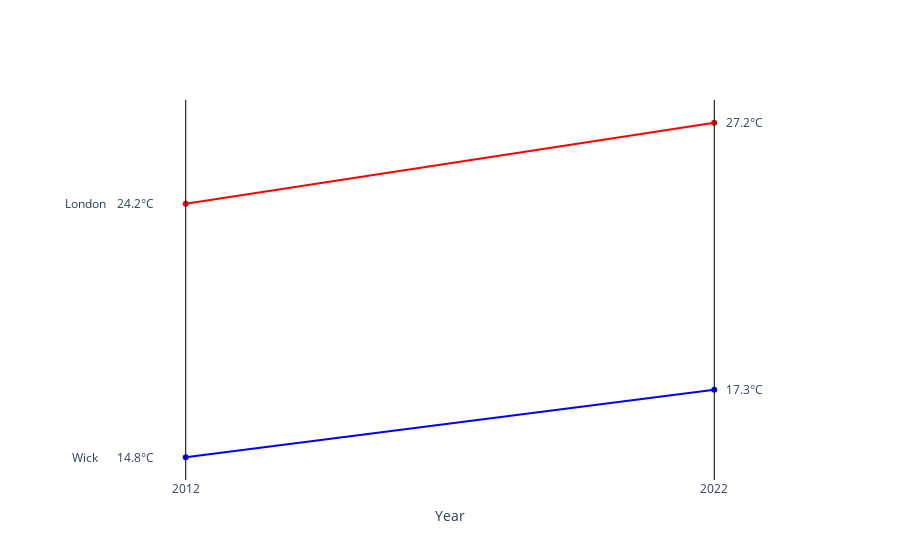

Source (notebook cell):
### Code cell
import plotly.graph_objects as go

fig = go.Figure()

# Add lines for London and Wick
fig.add_trace(go.Scatter(x=df['year'], y=df['London'], mode='lines+markers', name='London', line=dict(color='red')))
fig.add_trace(go.Scatter(x=df['year'], y=df['Wick'], mode='lines+markers', name='Wick', line=dict(color='blue')))

# Add text annotationsç

fig.add_annotation(x=df['year'][0], y=df['London'][0], text="London", showarrow=False, xshift=-100)
fig.add_annotation(x=df['year'][0], y=df['Wick'][0], text="Wick", showarrow=False, xshift=-100)


fig.add_annotation(x=df['year'][0], y=df['London'][0], text=f"{df['London'][0]}°C", showarrow=False, xshift=-50)
fig.add_annotation(x=df['year'][1], y=df['London'][1], text=f"{df['London'][1]}°C", showarrow=False, xshift=30)
fig.add_annotation(x=df['year'][0], y=df['Wick'][0], text=f"{df['Wick'][0]}°C", showarrow=False, xshift=-50)
fig.add_annotation(x=df['year'][1], y=df['Wick'][1], text=f"{df['Wick'][1]}°C", showarrow=False, xshift=30)

# Add vertical lines
for year in df['year']:
    fig.add_shape(type="line",
                  x0=year, y0=0, x1=year, y1=1,
                  xref='x', yref='paper',
                  line=dict(color="black", width=1, dash="solid"))

# Update layout
fig.update_layout(
    xaxis=dict(tickvals=df['year'], range=[2010, 2024]),
    yaxis_title='',
    yaxis=dict(visible=False),
    showlegend=False,
    xaxis_title='Year',
    template='plotly_white'
)

fig.show()

### Figure 1 — Plotly figure (JSON) as saved in the notebook; plotly's stock layout.template omitted (floating-point values rounded to 4 significant figures)
{"data": [{"line": {"color": "red"}, "mode": "lines+markers", "name": "London", "type": "scatter", "x": [2012, 2022], "y": [24.2, 27.2]}, {"line": {"color": "blue"}, "mode": "lines+markers", "name": "Wick", "type": "scatter", "x": [2012, 2022], "y": [14.8, 17.3]}], "layout": {"annotations": [{"showarrow": false, "text": "London", "x": 2012, "xshift": -100, "y": 24.2}, {"showarrow": false, "text": "Wick", "x": 2012, "xshift": -100, "y": 14.8}, {"showarrow": false, "text": "24.2°C", "x": 2012, "xshift": -50, "y": 24.2}, {"showarrow": false, "text": "27.2°C", "x": 2022, "xshift": 30, "y": 27.2}, {"showarrow": false, "text": "14.8°C", "x": 2012, "xshift": -50, "y": 14.8}, {"showarrow": false, "text": "17.3°C", "x": 2022, "xshift": 30, "y": 17.3}], "shapes": [{"line": {"color": "black", "dash": "solid", "width": 1}, "type": "line", "x0": 2012, "x1": 2012, "xref": "x", "y0": 0, "y1": 1, "yref": "paper"}, {"line": {"color": "black", "dash": "solid", "width": 1}, "type": "line", "x0": 2022, "x1": 2022, "xref": "x", "y0": 0, "y1": 1, "yref": "paper"}], "showlegend": false, "xaxis": {"range": [2010, 2024], "tickvals": [2012, 2022], "title": {"text": "Year"}}, "yaxis": {"title": {"text": ""}, "visible": false}}}
